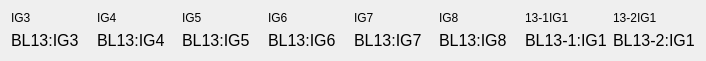
  <widget class="QWidget" name="layoutWidget">
   <property name="geometry">
    <rect>
     <x>170</x>
     <y>480</y>
     <width>706</width>
     <height>44</height>
    </rect>
   </property>
   <layout class="QGridLayout" name="gridLayout_3">
    <item row="1" column="4">
     <widget class="PyDMLabel" name="BeamCurrAvg_14">
      <property name="font">
       <font>
        <pointsize>12</pointsize>
       </font>
      </property>
      <property name="toolTip">
       <string/>
      </property>
      <property name="text">
       <string>BL13:IG7</string>
      </property>
      <property name="precision" stdset="0">
       <number>2</number>
      </property>
      <property name="precisionFromPV" stdset="0">
       <bool>false</bool>
      </property>
      <property name="channel" stdset="0">
       <string>ca://BL13:IG7Pressure</string>
      </property>
      <property name="displayFormat" stdset="0">
       <enum>PyDMLabel::Exponential</enum>
      </property>
     </widget>
    </item>
    <item row="0" column="7">
     <widget class="QLabel" name="label_18">
      <property name="text">
       <string>13-2IG1</string>
      </property>
     </widget>
    </item>
    <item row="1" column="0">
     <widget class="PyDMLabel" name="BeamCurrAvg_10">
      <property name="font">
       <font>
        <pointsize>12</pointsize>
       </font>
      </property>
      <property name="toolTip">
       <string/>
      </property>
      <property name="text">
       <string>BL13:IG3</string>
      </property>
      <property name="precision" stdset="0">
       <number>2</number>
      </property>
      <property name="precisionFromPV" stdset="0">
       <bool>false</bool>
      </property>
      <property name="channel" stdset="0">
       <string>ca://BL13:IG3Pressure</string>
      </property>
      <property name="displayFormat" stdset="0">
       <enum>PyDMLabel::Exponential</enum>
      </property>
     </widget>
    </item>
    <item row="1" column="2">
     <widget class="PyDMLabel" name="BeamCurrAvg_12">
      <property name="font">
       <font>
        <pointsize>12</pointsize>
       </font>
      </property>
      <property name="toolTip">
       <string/>
      </property>
      <property name="text">
       <string>BL13:IG5</string>
      </property>
      <property name="precision" stdset="0">
       <number>2</number>
      </property>
      <property name="precisionFromPV" stdset="0">
       <bool>false</bool>
      </property>
      <property name="channel" stdset="0">
       <string>ca://BL13:IG5Pressure</string>
      </property>
      <property name="displayFormat" stdset="0">
       <enum>PyDMLabel::Exponential</enum>
      </property>
     </widget>
    </item>
    <item row="1" column="7">
     <widget class="PyDMLabel" name="BeamCurrAvg_16">
      <property name="font">
       <font>
        <pointsize>12</pointsize>
       </font>
      </property>
      <property name="toolTip">
       <string/>
      </property>
      <property name="frameShape">
       <enum>QFrame::NoFrame</enum>
      </property>
      <property name="text">
       <string>BL13-2:IG1</string>
      </property>
      <property name="precision" stdset="0">
       <number>2</number>
      </property>
      <property name="precisionFromPV" stdset="0">
       <bool>false</bool>
      </property>
      <property name="channel" stdset="0">
       <string>ca://BL13-2:IG1Pressure</string>
      </property>
      <property name="displayFormat" stdset="0">
       <enum>PyDMLabel::Exponential</enum>
      </property>
     </widget>
    </item>
    <item row="0" column="5">
     <widget class="QLabel" name="label_16">
      <property name="text">
       <string>IG8</string>
      </property>
     </widget>
    </item>
    <item row="1" column="1">
     <widget class="PyDMLabel" name="BeamCurrAvg_11">
      <property name="font">
       <font>
        <pointsize>12</pointsize>
       </font>
      </property>
      <property name="toolTip">
       <string/>
      </property>
      <property name="text">
       <string>BL13:IG4</string>
      </property>
      <property name="precision" stdset="0">
       <number>2</number>
      </property>
      <property name="precisionFromPV" stdset="0">
       <bool>false</bool>
      </property>
      <property name="channel" stdset="0">
       <string>ca://BL13:IG4Pressure</string>
      </property>
      <property name="displayFormat" stdset="0">
       <enum>PyDMLabel::Exponential</enum>
      </property>
     </widget>
    </item>
    <item row="0" column="3">
     <widget class="QLabel" name="label_14">
      <property name="text">
       <string>IG6</string>
      </property>
     </widget>
    </item>
    <item row="1" column="3">
     <widget class="PyDMLabel" name="BeamCurrAvg_13">
      <property name="font">
       <font>
        <pointsize>12</pointsize>
       </font>
      </property>
      <property name="toolTip">
       <string/>
      </property>
      <property name="text">
       <string>BL13:IG6</string>
      </property>
      <property name="precision" stdset="0">
       <number>2</number>
      </property>
      <property name="precisionFromPV" stdset="0">
       <bool>false</bool>
      </property>
      <property name="channel" stdset="0">
       <string>ca://BL13:IG6Pressure</string>
      </property>
      <property name="displayFormat" stdset="0">
       <enum>PyDMLabel::Exponential</enum>
      </property>
     </widget>
    </item>
    <item row="0" column="4">
     <widget class="QLabel" name="label_15">
      <property name="text">
       <string>IG7</string>
      </property>
     </widget>
    </item>
    <item row="1" column="5">
     <widget class="PyDMLabel" name="BeamCurrAvg_15">
      <property name="font">
       <font>
        <pointsize>12</pointsize>
       </font>
      </property>
      <property name="toolTip">
       <string/>
      </property>
      <property name="text">
       <string>BL13:IG8</string>
      </property>
      <property name="precision" stdset="0">
       <number>2</number>
      </property>
      <property name="precisionFromPV" stdset="0">
       <bool>false</bool>
      </property>
      <property name="channel" stdset="0">
       <string>ca://BL13:IG8Pressure</string>
      </property>
      <property name="displayFormat" stdset="0">
       <enum>PyDMLabel::Exponential</enum>
      </property>
     </widget>
    </item>
    <item row="1" column="6">
     <widget class="PyDMLabel" name="BeamCurrAvg_17">
      <property name="font">
       <font>
        <pointsize>12</pointsize>
       </font>
      </property>
      <property name="toolTip">
       <string/>
      </property>
      <property name="text">
       <string>BL13-1:IG1</string>
      </property>
      <property name="precision" stdset="0">
       <number>2</number>
      </property>
      <property name="precisionFromPV" stdset="0">
       <bool>false</bool>
      </property>
      <property name="channel" stdset="0">
       <string>ca://BL13-1:IG1Pressure</string>
      </property>
      <property name="displayFormat" stdset="0">
       <enum>PyDMLabel::Exponential</enum>
      </property>
     </widget>
    </item>
    <item row="0" column="6">
     <widget class="QLabel" name="label_17">
      <property name="text">
       <string>13-1IG1</string>
      </property>
     </widget>
    </item>
    <item row="0" column="2">
     <widget class="QLabel" name="label_13">
      <property name="text">
       <string>IG5</string>
      </property>
     </widget>
    </item>
    <item row="0" column="1">
     <widget class="QLabel" name="label_12">
      <property name="text">
       <string>IG4</string>
      </property>
     </widget>
    </item>
    <item row="0" column="0">
     <widget class="QLabel" name="label_11">
      <property name="text">
       <string>IG3</string>
      </property>
     </widget>
    </item>
   </layout>
  </widget>
